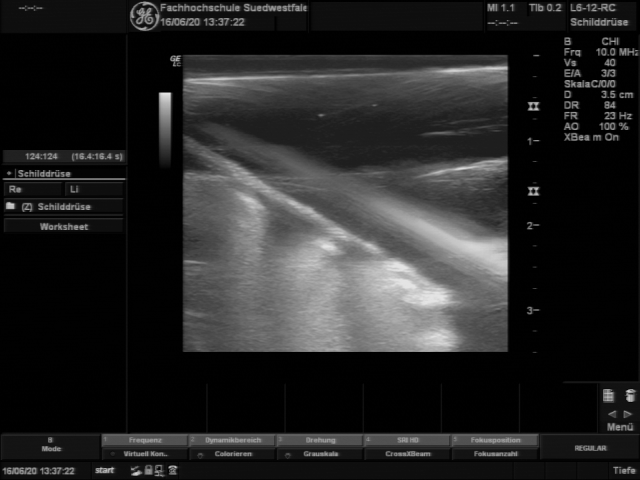
#> input picture examples/resources/single_frames/30.png, 1280 x 960 px, found by its file name (shown at 1/2 size)
$ python process_single_frame.py
#> lines starting #> are read from the running program, lines starting #| are printed output that depends on the picture
### needle_detection/preprocessing.py
import numpy as np
#import RPi.GPIO as gpio
import needle_detection.parameters as p
from skimage import transform
import matplotlib.pyplot as plt
import cv2 as cv

# [37 lines of commented-out code are left out]
# [25 lines left out: function mask_roi, not called in this run]

def read_frame(path, alpha=0, beta=255):
    """
    Reads in and normalizes single frame in range(0,255)

    Parameters
    ----------
    path : str
        The file location of the frame

    Returns
    -------
    numpy.ndarray
        normalized gray-scale image
    """
#> called with alpha = 0, beta = 255

    frame = cv.imread(path, cv.IMREAD_GRAYSCALE)
#> frame is the input picture: shape (960, 1280); min 0, max 233, mean 37.8
    norm = cv.normalize(frame, None, alpha, beta, norm_type=cv.NORM_MINMAX, dtype=cv.CV_32F)

    return norm


# [8 lines of commented-out code are left out]


def get_ROI(frame, angle):
    """
    Defines ROI in given frame

    Parameters
    ----------
    frame : numpy.ndarray
    angle: int
         Angel in degrees of the needle holder measuered with respect to 'vertical' transducer axis

    Returns
    -------
    frame_roi : numpy.ndarray
        ROI of given frame
    rescale_factor: float
        xxx
    """
#> called with angle = 60

    width = p.roi_x_2 - p.roi_x_1
    height = p.roi_y_2 - p.roi_y_1

    dist_per_pixel = p.depth/height     # Distance in cm per Pixel
    angle = np.pi/2-np.deg2rad(angle)   # Recalc expected angle so it is measured with respect to the x-axis

    # Calculate new image size
    if width <= height:
        new_height = p.processing_size
        rescale_factor = new_height/height
        new_width = round(rescale_factor*width)
    else:
        new_width = p.processing_size
        rescale_factor = new_width/width
        new_height = round(rescale_factor*height)
    width = new_width
    height = new_height

    wdt_hgt_ref = np.sqrt(width**2+height**2)
    frame_raw = frame[p.roi_y_1:p.roi_y_2, p.roi_x_1:p.roi_x_2]
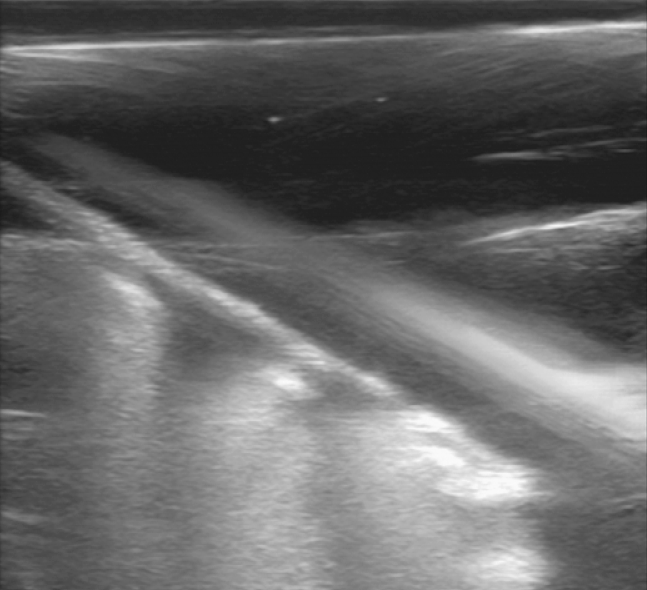
#> frame_raw: shape (590, 647) float32; min 27.36, max 251.7, mean 103.9
    frame_roi = transform.resize(frame_raw, (height, width))

    return frame_roi, rescale_factor

### needle_detection/kernels.py
import numpy as np
import astropy.convolution as ascon
from scipy import ndimage, signal
from skimage import draw, feature
from skimage.filters import gabor
import cv2 as cv
import needle_detection.parameters as p
import matplotlib.pyplot as plt

# [53 lines left out: functions gabor_kernel, canny_edge_detection, not called in this run]


def build_gauss_kernel(sigma_x, sigma_y, angle):
    """
    Build the rotated anisotropic gaussian filter kernel

    Parameters
    ----------
    sigma_x : numpy.float64
        sigma in x-direction
    sigma_y: numpy.float64
        sigma in y-direction
    angle: int
         angle in degrees of the needle holder measuered with respect to 'vertical' transducer axis

    Returns
    -------
    kernel: numpy.ndarray
        roteted filter kernel
    """

    angle = np.pi/2-np.deg2rad(angle)
    # Calculate gaussian kernel
    kernel = ascon.Gaussian2DKernel(sigma_x, sigma_y, 0)
    # Extract size and kernel values
    x_size = kernel.shape[0]; y_size = kernel.shape[1]
    kernel = kernel.array
    # Rotate
    kernel = ndimage.rotate(kernel,np.rad2deg(-angle), reshape=False)

    # Parameters for cropping
    max_in_kernel = np.amax(abs(kernel))
    threshold = 0.05*max_in_kernel

    # Crop the kernel to reduce its size
    x_start = 0;
    for i in range(0, x_size, 1):
        if abs(max(kernel[i,:])) > threshold:
            x_start = i
            break
    x_end = (x_size-1)-x_start

    y_start = 0;
    for i in range(0, y_size, 1):
        if abs(max(kernel[:,i])) > threshold:
            y_start = i
            break
    y_end = (y_size-1)-y_start

    kernel = kernel[x_start:x_end, y_start:y_end]

    return kernel


def build_sobel_kernel(n, angle):
    """
    Build the rotated sobel kernel

    Parameters
    ----------
    n: int
        size of sobel kernel. Must be a multiple of three
    angle: int
         angle in degrees of the needle holder measuered with respect to 'vertical' transducer axis

    Returns
    -------
    kernsob_kernel: numpy.ndarray
        sobel filter kernel
    """

    np.pi/2-np.deg2rad(angle)
    n_3 = int(n/3)
    sob_kernel = np.zeros([n,n])
    sob_kernel[0:n_3,0:n_3] = 1; sob_kernel[0:n_3,n_3:2*n_3] = 2; sob_kernel[0:n_3,2*n_3:3*n_3] = 1
    sob_kernel[2*n_3:3*n_3,0:n_3] = -1; sob_kernel[2*n_3:3*n_3,n_3:2*n_3] = -2; sob_kernel[2*n_3:3*n_3,2*n_3:3*n_3] = -1
    sob_kernel = ndimage.rotate(sob_kernel, np.rad2deg(-angle), reshape=False)

    return sob_kernel


def convolution(array_1, array_2):
    """
    Convolution of two arrays

    Parameters
    ----------
    array_1: numpy.ndarray
        x
    array_2: numpy.ndarray
         x

    Returns
    -------
    convolved_array: numpy.ndarray
        convolved kernel
    """

    convolved_array = ndimage.convolve(array_1, array_2)

    return convolved_array

def filter_kernel_parameters(frame, value=12):
    """
    Finding ilter kernel parameters for smoothing and edge improvement

    Parameters
    ----------
    frame: numpy.ndarray
        x
    value: numpy.ndarray
         x, default 12

    Returns
    -------
     sigma_x : numpy.float64
        sigma in x-direction
    sigma_y: numpy.float64
        sigma in y-direction
    sob_kernel_size: int
        size of sobel kernel. Must be a multiple of three
    """
    wdt_hgt_ref = np.sqrt((np.shape(frame)[0])**2+(np.shape(frame)[1])**2)
    sigma_x = wdt_hgt_ref/75                                            # Sigma x of gaussian kernel
    sigma_y = sigma_x/p.kernel_aspect_ratio                             # Sigma y
    sob_kernel_size = int(value)

    return sigma_x, sigma_y, sob_kernel_size

### needle_detection/line_detection.py
import numpy as np
import astropy.convolution as ascon
from scipy import ndimage, signal
from skimage import draw
import needle_detection.parameters as p
from needle_detection.plotting import get_draw_line
from needle_detection.tip_detection import find_tip
import time
import cv2 as cv
def build_probe_lines(frame, angle, rescale_factor):
    """
    Build probing lines for needle detection

    Parameters
    ----------
    frame : numpy.ndarray
        filtered ROI of original frame
    rescale_factor: float
       x
    angle: int
         angle in degrees of the needle holder measuered with respect to 'vertical' transducer axis

    Returns
    -------
    prob_lines: numpy.ndarray #(64, 2, 600)
        the multidimensional array that holds the lines. Indexing is: [line number][x(0) or y(1) value][pixel index]
    num_lines: int
        amount of lines
    all_bs: numpy.ndarray #(64,)
        array that holds all y-intersects
    all_ms: numpy.ndarray #(64,)
        array that holds all inclines
    delta_b: int
        projection of half line width to the y-axis
    y_pts: int
        number of pixels in projection of line width
    line_lengths: numpy.ndarray #(64,)
        lengths of all lines
    x_limits: numpy.ndarray #(64, 2)
        limits where the line enters and exits the ...
    """


    # Probing lines
    # b -> Pixel value where the needle enters the picture
    expected_angle = np.pi/2-np.deg2rad(angle)
    angle_range = np.deg2rad(p.angle_range)
    width = int(np.shape(frame)[1])##das hier nochmal checken
    height = int(np.shape(frame)[0]) ##das hier nochmal checken
    dist_per_pixel = p.depth/height
    expected_b = round(p.insertion_depths[0]/dist_per_pixel*rescale_factor)
    b_range = int(height/16)
    angle_range = np.deg2rad(p.angle_range)
    m_stg = np.linspace(np.tan(expected_angle-angle_range),np.tan(expected_angle+angle_range), p.num_angles)
    b = np.linspace(expected_b-b_range, expected_b+b_range, p.num_bs, dtype=int)

   # delta_b = int(abs(np.floor((p.line_wdt/2)/np.cos(expected_angle)))) #delta sollte positiv sein deswegen mal abs
    delta_b = int(np.floor((p.line_wdt/2)/np.cos(expected_angle)))

    y_pts = (2*delta_b+1)

    num_lines = len(b)*len(m_stg)
    score = np.empty([num_lines])

    prob_lines = np.empty(shape=[num_lines,2 ,y_pts*width], dtype=int)
    all_bs = np.empty([num_lines])
    all_ms =np.empty([num_lines])
    line_lengths = np.empty([num_lines])
    x_limits= np.zeros([num_lines, 2], int)

    # Iterate over every y-intersect
    for i in range(0, len(b)):
        # Iterate over every incline
        for a in range(0, len(m_stg)):
            line_idx = a + len(m_stg)*i
            # Iterate over every pixel in x-size
            for j in range(0, width):
                # Iterate over every y-point for given x-value
                for k in range(0, y_pts):
                    j_idx = y_pts*j + k

                    # Save curent x-value und y-value
                    prob_lines[line_idx][0][j_idx] = j
                    prob_lines[line_idx][1][j_idx] = round(m_stg[a]*j + b[i]) + k - delta_b

                    # Check line entry and exit point
                    if prob_lines[line_idx][1][j_idx] < 0:
                        prob_lines[line_idx][1][j_idx] = 0
                        x_limits[line_idx][0] = j_idx
                    if prob_lines[line_idx][1][j_idx] > height-1:
                        prob_lines[line_idx][1][j_idx] = height-1
                        if x_limits[line_idx][1] == 0:
                            x_limits[line_idx][1] = j_idx

            # If exit point is has not been defined
            if x_limits[line_idx][1] == 0:
                x_limits[line_idx][1] = j_idx
            # Store y-intersect and incline
            all_bs[line_idx] = b[i]
            all_ms[line_idx] = m_stg[a]

            # Calculate line lenght
            line_lengths[line_idx] = np.sqrt((prob_lines[line_idx][0][x_limits[line_idx][1]]-
                                             prob_lines[line_idx][0][x_limits[line_idx][0]])**2+
                                            (prob_lines[line_idx][1][x_limits[line_idx][1]]-
                                             prob_lines[line_idx][1][x_limits[line_idx][0]])**2)

    return prob_lines, num_lines, all_bs, all_ms, delta_b, y_pts, line_lengths, x_limits


def line_detector(frame_filtered, num_lines, prob_lines, x_limits, line_lengths, y_pts, delta_b, rescale_factor, frame_raw, all_bs, all_ms):
    """
    Build probing lines for needle detection

    Parameters
    ----------
    frame_filtered : numpy.ndarray
        filtered ROI of original frame
    frame_raw : numpy.ndarray
        original frame
    prob_lines: numpy.ndarray #(64, 2, 600)
        the multidimensional array that holds the lines. Indexing is: [line number][x(0) or y(1) value][pixel index]
    num_lines: int
        amount of lines
    all_bs: numpy.ndarray #(64,)
        array that holds all y-intersects
    all_ms: numpy.ndarray #(64,)
        array that holds all inclines
    delta_b: int
        projection of half line width to the y-axis
    y_pts: int
        number of pixels in projection of line width
    line_lengths: numpy.ndarray #(64,)
        lengths of all lines
    x_limits: numpy.ndarray #(64, 2)
        limits where the line enters and exits the ...
    rescale_factor:

    Returns
    -------
    line_b: int
        the multidimensional array that holds the lines. Indexing is: [line number][x(0) or y(1) value][pixel index]
    line_m: numpy.float64
        amount of lines
    line_x: numpy.ndarray
        array that holds all y-intersects
    line_y: numpy.ndarray
        array that holds all inclines
    tip_x: int
        projection of half line width to the y-axis
    tip_y: int
        number of pixels in projection of line width
    intensity_along_line: numpy.ndarray
        lengths of all lines
    intensity_along_line_diff: numpy.ndarray
        limits where the line enters and exits the ...
    diff_min_x: numpy.int64
        lengths of all lines
    diff_min_y: numpy.int64
        limits where the line enters and exits the ...
    """

    score  = [np.sum(frame_filtered[prob_lines[j][1][x_limits[j][0]:x_limits[j][1]], prob_lines[j][0][x_limits[j][0]:x_limits[j][1]]])/line_lengths[j]  for j in range(0, num_lines)]
    score = np.asarray(score)

    q = np.quantile(score, [0.2, 0.4, 0.6, 0.8, 1])
    middle_q = score[(score >= q[1]) & (score <= q[3])]
    score_ref = p.score_thres*np.mean(middle_q)-20

    score_max_idx = np.argmax(score)

    if score[score_max_idx] >= score_ref-50:

        # Find needle tip
        diff_min_x, diff_min_y, intensity_along_line, intensity_along_line_diff= find_tip(frame_filtered, prob_lines[score_max_idx], y_pts, delta_b)
        # line
        line_b = round(all_bs[score_max_idx]/rescale_factor)
        line_m = all_ms[score_max_idx]
        line_y, line_x = get_draw_line(line_b, line_m, frame_raw.shape)

        # tip
        tip_x = int(round(diff_min_x/rescale_factor))
        tip_y = int(round(diff_min_y/rescale_factor))

    return line_b, line_m, line_x, line_y, tip_x, tip_y, intensity_along_line, intensity_along_line_diff, diff_min_x, diff_min_y
    #else:
     #   print("No needle found")


# [79 lines left out: functions find_houghlinesP, average_houghlines, not called in this run]


### needle_detection/tip_detection.py
import numpy as np
import astropy.convolution as ascon
from scipy import ndimage, signal
from skimage import draw
import needle_detection.parameters as p

"""
description
    find the needle tip

arguments
    frame           the 2D frame
    prob_line       one probing line
    window_size     half the length of one side the moving window (=length/2-1)
    width           frame_width
    y_pts           projection of the line width to the y-axis
    delta_b         y_pts/2-1

returns
    diff_min_x                  x-value of needle tip
    diff_min_y                  y-value of needle tip


"""
def find_tip(frame, prob_line, y_pts, delta_b):
    window_size = int(p.window_size_div/2-1)
    width = int(np.shape(frame)[1])

    intensity_along_line = np.zeros([width], float)

    # Iterate over each x-value in range given by moving window size
    for k in range(window_size, width-window_size):
        # Calculate indices. Necessary because the last index of probing lines does not select the x-value.
        # To select a rectengualar area of the line the window size and width of the line has to be considered
        i_start = y_pts*(k-window_size)
        i_end = y_pts*(k+window_size) + 2*delta_b
        # Calculate for each x-value the sum of pixel values inside the line selection
        intensity_along_line[k] = np.sum(frame[prob_line[1][i_start:i_end], prob_line[0][i_start:i_end]])

    # Side length of window
    m = 2*(2*window_size+1)
    # Moving average
    intensity_along_line = signal.convolve(intensity_along_line, np.full([m],1/m,dtype=float), mode='same')


    # Fill start and end with nearest value
    if m > window_size:
            window_size = m
    for l in range(0, window_size):
        intensity_along_line[l] = intensity_along_line[window_size]
    for l in range(width-window_size-1, width):
       intensity_along_line[l] = intensity_along_line[width-window_size-1]

    # Differenciate and locate needle tip. The minimum in the derivative of the intesity along the line is considered to be the needle tip
    difference = np.diff(intensity_along_line, 1)
    intensity_along_line_diff = np.append(difference[0], difference)
    diff_min_idx = np.argmin(intensity_along_line_diff)

    diff_min_x = prob_line[0][y_pts*diff_min_idx+delta_b]
    diff_min_y = prob_line[1][y_pts*diff_min_idx+delta_b]

    return diff_min_x, diff_min_y, intensity_along_line, intensity_along_line_diff

### needle_detection/plotting.py
import numpy as np
import astropy.convolution as ascon
from scipy import ndimage, signal
from skimage import draw


"""
description
    gets the x- and y-values representing the line to be drawn in the raw frame

arguments
    line_b  y-intersect of the line
    line_m  incline of the line
    shape   shape of the frame the line will be drawn in

returns
    line_y  array with y-values
    line_x  array with x-values
    score = np.empty([num_prob_lines])

frame_empty = np.zeros([height, width])
for i in range(0, num_prob_lines):
    frame_empty[prob_lines[i][1][:],prob_lines[i][0][:]] = 1

fig_lines = plt.figure()
frame_lines_axes = fig_lines.add_axes([0,0,1,1])
frame_lines_axes.imshow(frame_empty, cmap='gray')
"""
def get_draw_line(line_b, line_m, shape):

    if line_b < 0:
        x_start = int(round(-line_b/line_m))
        y_start = int(0)
    else:
        x_start = int(0)
        y_start = int(line_b)

    if line_m*(shape[1]-x_start) + y_start > shape[0] - 3:
        y_end = shape[0]-3-1
        x_end = int(round((y_end - y_start)/line_m + x_start))
    else:
        x_end = shape[1]-1
        y_end = int(round(line_m*(x_end-x_start) + y_start))

    line_y, line_x = draw.line(y_start, x_start, y_end, x_end)

    return line_y, line_x


# [7 lines left out: function plotting_tip, not called in this run]

#def plot_lines():

### examples/process_single_frame.py
from needle_detection.preprocessing import read_frame, get_ROI
from needle_detection.kernels import filter_kernel_parameters, build_gauss_kernel, build_sobel_kernel, convolution
from needle_detection.line_detection import line_detector, build_probe_lines
import matplotlib.pyplot as plt
import numpy as np
import needle_detection.parameters as p
from skimage.draw import disk, line
angle = p.angles[4]


frame = read_frame('../needle_detection/resources/test/30.png')
ROI, rescale_factor = get_ROI(frame, angle)
#> rescale_factor = 0.309

sigma_x, sigma_y, n = filter_kernel_parameters(frame)
#> sigma_x = 21.33; sigma_y = 5.33; n = 12

gauss_kernel = build_gauss_kernel(sigma_x, sigma_y, angle)
#> in build_gauss_kernel, `kernel = kernel.array`:
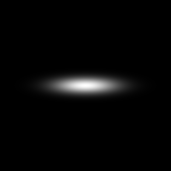
#> kernel: shape (171, 171) float64; min 3.49e-62, max 0.0014, mean 3.42e-05; drawn with min black and max white
#> in build_gauss_kernel, `kernel = ndimage.rotate(kernel,np.rad2deg(-angle), reshape=False)`:
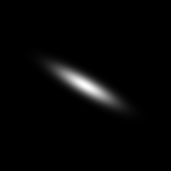
#> kernel: shape (171, 171) float64; min -1.59e-55, max 0.0014, mean 3.42e-05; drawn with min black and max white
#> in build_gauss_kernel, `max_in_kernel = np.amax(abs(kernel))`: max_in_kernel = 0.0014
#> in build_gauss_kernel, `threshold = 0.05*max_in_kernel`: threshold = 6.99e-05
#> in build_gauss_kernel, `kernel = kernel[x_start:x_end, y_start:y_end]`:
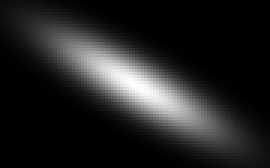
#> kernel: shape (56, 90) float64 (shown 3 times larger); min 3.47e-20, max 0.0014, mean 0.000193; drawn with min black and max white
sobel_kernel =  build_sobel_kernel(n, angle)
#> in build_sobel_kernel, `n_3 = int(n/3)`: n_3 = 4
convolved_kernels = convolution(sobel_kernel, gauss_kernel)


filtered_frame = convolution(ROI, convolved_kernels)
#> in convolution (call 2), `convolved_array = ndimage.convolve(array_1, array_2)`:
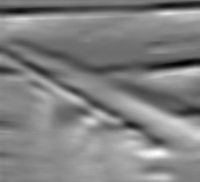
#> convolved_array: shape (182, 200) float32; min -39.56, max 60.44, mean 11.6; drawn with min black and max white


prob_lines, num_lines, all_bs, all_ms, delta_b, y_pts, line_lengths, x_limits = build_probe_lines(filtered_frame, angle, rescale_factor)
#> in build_probe_lines, `expected_b = round(p.insertion_depths[0]/dist_per_pixel*rescale_factor)`: expected_b = 48
#> num_lines = 64; all_bs = 64 values from 37 to 59; all_ms = 64 values, max 0.7 at index 7, min 0.466 at index 0, mean 0.583; delta_b = 1; y_pts = 3; line_lengths = 64 values, max 243.9 at index 7, min 213.1 at index 63, mean 229.4; x_limits = 64 pairs, first value 0 to 0, second value 524 to 599

line_b, line_m, line_x, line_y, tip_x, tip_y, intensity_along_line, intensity_along_line_diff, diff_min_x, diff_min_y = line_detector(frame, num_lines, prob_lines, x_limits, line_lengths, y_pts, delta_b, rescale_factor, frame, all_bs, all_ms)
#> in line_detector, `score  = [np.sum(frame_filtered[prob_lines[j][1][x_limits[j][0]:x_limi..`: score = 64 values, max 13.17 at index 0, min 2.24 at index 62, mean 6.63
#> in line_detector, `q = np.quantile(score, [0.2, 0.4, 0.6, 0.8, 1])`: q = [4.26, 5.78, 7.21, 9.01, 13.17]
#> in line_detector, `middle_q = score[(score >= q[1]) & (score <= q[3])]`: middle_q = 25 values, max 9 at index 6, min 5.8 at index 18, mean 7.28
#> in line_detector, `score_ref = p.score_thres*np.mean(middle_q)-20`: score_ref = -11.26
#> in line_detector, `score_max_idx = np.argmax(score)`: score_max_idx = 0
#> the loop in find_tip, `for k in range(window_size, width-window_size):` made 1232 passes
#> (i_start, i_end) on passes 1 to 3: (0, 146), (3, 149), (6, 152)
#> after the loop in find_tip, `for k in range(window_size, width-window_size):`: intensity_along_line = 1280 values, max 2264.4 at index 33, min 0 at index 0, mean 71.88
#> in find_tip, `intensity_along_line = signal.convolve(intensity_along_line, np.full([..`: intensity_along_line = 1280 values, max 906.4 at index 73, min 0 at index 272, mean 66.59
#> after the loop in find_tip, `for l in range(0, window_size):`: intensity_along_line = 1280 values, max 374 at index 0, min 0 at index 272, mean 35.23
#> in find_tip, `difference = np.diff(intensity_along_line, 1)`: difference = 1279 values, max 0 at index 0, min -17.31 at index 98, mean -0.292
#> in find_tip, `intensity_along_line_diff = np.append(difference[0], difference)`: intensity_along_line_diff = 1280 values, max 0 at index 0, min -17.31 at index 99, mean -0.292
#> in find_tip, `diff_min_idx = np.argmin(intensity_along_line_diff)`: diff_min_idx = 99
#> in find_tip, `diff_min_y = prob_line[1][y_pts*diff_min_idx+delta_b]`: diff_min_y = 83
#> in line_detector, `diff_min_x, diff_min_y, intensity_along_line, intensity_along_line_dif..`: diff_min_x = 99; diff_min_y = 83
#> in line_detector, `line_b = round(all_bs[score_max_idx]/rescale_factor)`: line_b = 120
#> in line_detector, `line_m = all_ms[score_max_idx]`: line_m = 0.466
#> in get_draw_line, `y_start = int(line_b)`: y_start = 120
#> in get_draw_line, `y_end = int(round(line_m*(x_end-x_start) + y_start))`: y_end = 716
#> in get_draw_line, `line_y, line_x = draw.line(y_start, x_start, y_end, x_end)`: line_y = 1280 values from 120 to 716; line_x = 1280 values from 0 to 1279
#> in line_detector, `line_y, line_x = get_draw_line(line_b, line_m, frame_raw.shape)`: line_y = 1280 values from 120 to 716; line_x = 1280 values from 0 to 1279
#> in line_detector, `tip_x = int(round(diff_min_x/rescale_factor))`: tip_x = 320
#> in line_detector, `tip_y = int(round(diff_min_y/rescale_factor))`: tip_y = 269
#> line_b = 120; line_m = 0.466; line_x = 1280 values from 0 to 1279; line_y = 1280 values from 120 to 716; tip_x = 320; tip_y = 269; diff_min_x = 99; diff_min_y = 83


#tip_x = int(round(diff_min_x/rescale_factor))
#tip_y = int(round(diff_min_y/rescale_factor))
circle_y, circle_x = disk([tip_y, tip_x], 12)
#> circle_y = 437 values from 258 to 280; circle_x = 437 values, max 331 at index 137, min 309 at index 115, mean 320
frame[circle_y, circle_x] = 255
#> frame: shape (960, 1280) float32; min 0, max 255, mean 41.4

for t in range(-3, 3):
        frame[line_y+t, line_x] = 255
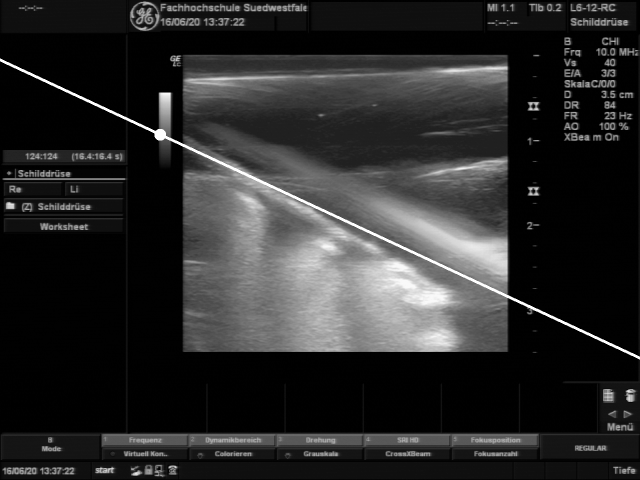
#> frame: shape (960, 1280) float32 (shown at 1/2 size); min 0, max 255, mean 42.6


f, (ax1, ax2) = plt.subplots(nrows=1, ncols=2, figsize=(10,6))
ax1.imshow(frame, cmap='gray')
ax2.imshow(filtered_frame, cmap='gray')
plt.savefig('172_line.png', dpi=300)
plt.show()
plt.close()
